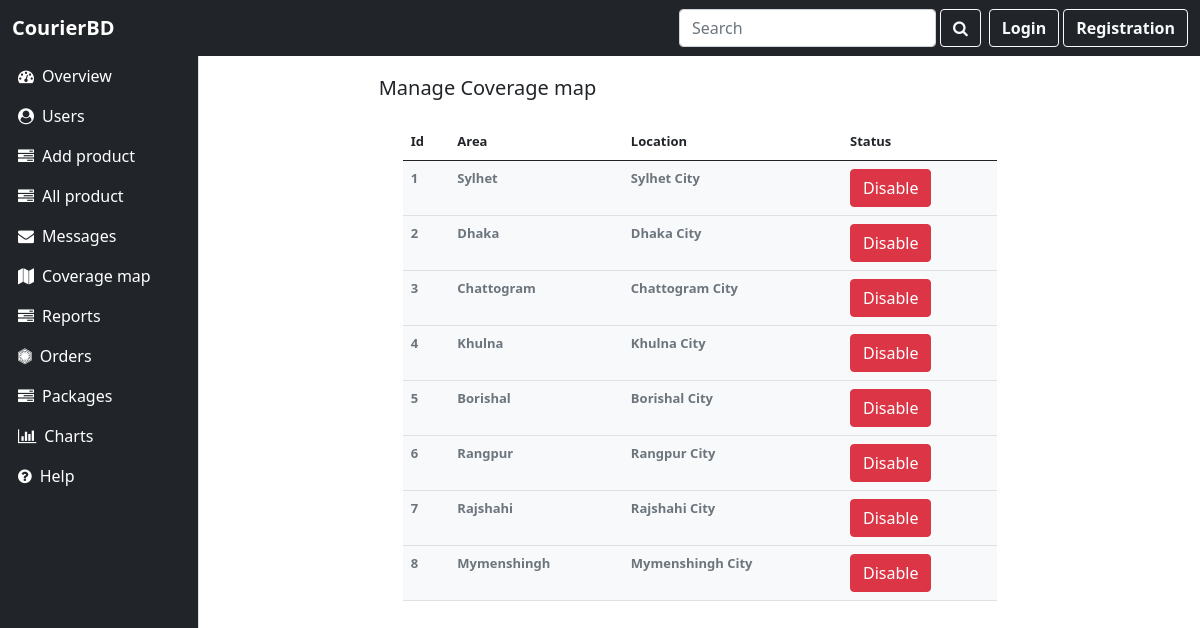
Screenshot of /dashboard/coverage-map.php with the database file from the repository.
### tables this page shows
CREATE TABLE `coveragemaps` (
  `id` int(55) NOT NULL,
  `area` varchar(222) NOT NULL,
  `location` varchar(222) NOT NULL,
  `status` int(55) NOT NULL DEFAULT 1
);

### dashboard/coverage-map.php (the view, shortened to what this page needs)
<!DOCTYPE html>
<html lang="en">
<head>
    <link rel="stylesheet" href='/CourierBD/assets/bootstrap/css/bootstrap.min.css'>
    <link rel=" stylesheet" href='/CourierBD/assets/css/style.css'>
    <link rel="stylesheet" href='/CourierBD/assets/font-awesome/css/font-awesome.min.css'>
</head>
<body id="admin_root">
    <?php include 'header.php' ?>
    <div class="container my-5">
        <div class="row">
            <div class="col-lg-2"></div>
            <div class="col-lg-8">
        <h5 class="py-3">Manage Coverage map</h5>
<div class="container">
     <table class="table bg-white " style="font-size: 13px;">
     <thead class="bg-white">
         <tr>
             <th scope="col">Id </th>
             <th scope="col">Area </th>
             <th scope="col">Location </th>
             <th scope="col">Status </th>
         </tr>
     </thead>
     <tbody class="text-secondary bg-light">
         <?php
         $sql =  "SELECT * FROM coverageMaps";
         $result = mysqli_query($conn, $sql);
         while ($row = mysqli_fetch_assoc($result)) {?>
     <tr>
         <td style="font-weight:bold"><?php echo $row['id'] ?></td>
         <td style="font-weight:bold"><?php echo $row['area'] ?></td>
         <td style="font-weight:bold"><?php echo $row['location'] ?></td>
         <td style="font-weight:bold">
             <?php
             if($row['status']==1){
                echo "<a href='disable-map.php?id=$row[id]' class='btn btn-danger text-white'>Disable</a>";
             }else{
                echo "<a href='able-map.php?id=$row[id]' class='btn btn-dark text-white'>Enable</a>";
             }
             ?>
         </td>
     </tr>
      <?php   }
         ?>
     </tbody>
 </table>
</div>
            </div>
        </div>
    </div>
</body>
</html>

### assets/css/style.css (style rules this page uses)
* { list-style: none; }
#admin_root { margin-left: 200px; margin-top: 60px; }

### rows the page displays
coveragemaps: id "1", area "Sylhet", location "Sylhet City"
coveragemaps: id "2", area "Dhaka", location "Dhaka City"
coveragemaps: id "3", area "Chattogram", location "Chattogram City"
coveragemaps: id "4", area "Khulna", location "Khulna City"
coveragemaps: id "5", area "Borishal", location "Borishal City"
coveragemaps: id "6", area "Rangpur", location "Rangpur City"
coveragemaps: id "7", area "Rajshahi", location "Rajshahi City"
coveragemaps: id "8", area "Mymenshingh", location "Mymenshingh City"
